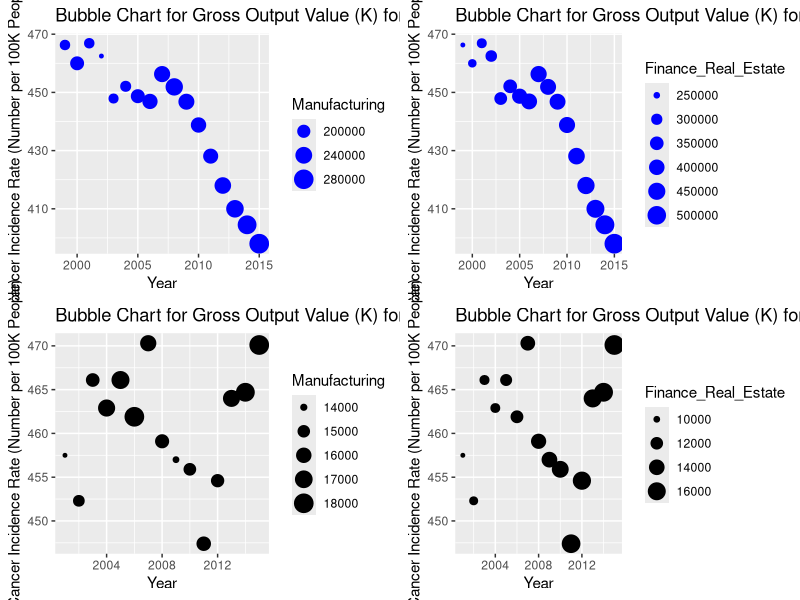

Recreate this plot in R.
library(ggplot2)
library(gridExtra)
ca <- read.csv("ca.csv")
ak <- read.csv("ak.csv")

p1<-ggplot(ca, aes(x = year, y = rate, size=Manufacturing)) +
  geom_point(color='blue')+
  ggtitle('Bubble Chart for Gross Output Value (K) for Manufacturing Industry in California')+
  xlab('Year')+
  ylab('Cancer Incidence Rate (Number per 100K People)')+
  labs(aesthetic='custom text')     
p2<-ggplot(ca, aes(x = year, y = rate, size=Finance_Real_Estate)) +
  geom_point(color='blue')+
  ggtitle('Bubble Chart for Gross Output Value (K) for Finance Real Estate in California')+
  xlab('Year')+
  ylab('Cancer Incidence Rate (Number per 100K People)')+
  scale_fill_continuous("Town Name",guide = guide_legend())
p3<-ggplot(ak, aes(x = year, y = rate, size=Manufacturing)) +
  geom_point()+
  ggtitle('Bubble Chart for Gross Output Value (K) for Manufacturing Industry in Arkansas')+
  xlab('Year')+
  ylab('Cancer Incidence Rate (Number per 100K People)')
  #opts(group="Town Name")
p4<-ggplot(ak, aes(x = year, y = rate, size=Finance_Real_Estate)) +
  geom_point()+
  ggtitle('Bubble Chart for Gross Output Value (K) for Finance Real Estate in Arkansas')+
  xlab('Year')+
  ylab('Cancer Incidence Rate (Number per 100K People)')

grid.arrange(p1, p2, p3, p4, nrow = 2)

